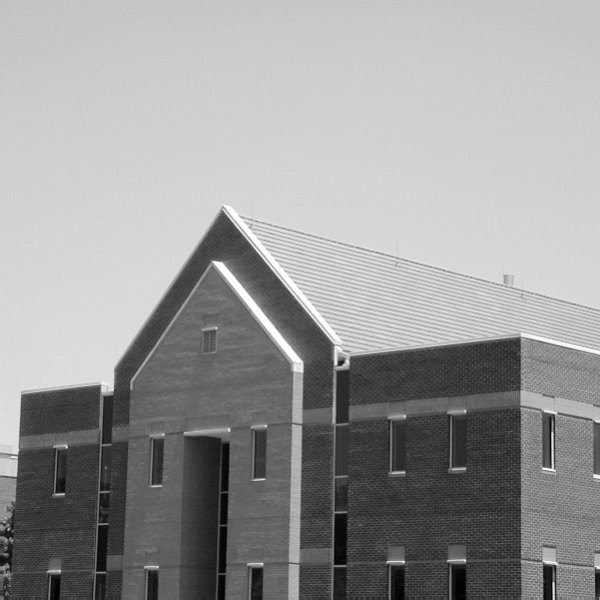
#> input picture codes/img/test7.tif, 600 x 600 px
$ python 4_1.py   (older library calls are emulated)
#> lines starting #> are read from the running program, lines starting #| are printed output that depends on the picture; after the words box and inside, x2 and y2 are one past the last pixel; in counts of white or black regions, pixels touching at a corner belong together
# -*- coding: utf-8 -*-
# pc_type           lenovo
# create_time:      2019/11/10 9:13
# file_name:        4_1.py

import numpy as np
import cv2
import matplotlib.pyplot as plt
import seaborn as sns
# 设置中文字体和负号正常显示
plt.rcParams['font.sans-serif'] = ['SimHei']  # 指定默认字体
plt.rcParams['axes.unicode_minus'] = False  # 解决保存图像是负号'-'显示为方块的问题
sns.set_context("paper") # 背景
sns.set_style('whitegrid') # 主题
sns.set(font='SimHei')  # 解决Seaborn中文显示问题，这一句必须放在前两后面


img1 = cv2.imread("img/test7.tif",flags=0)
#> img1 is the input picture: shape (600, 600); min 0, max 255, mean 152.9
img2 = cv2.imread("img/test8.tif",flags=0)
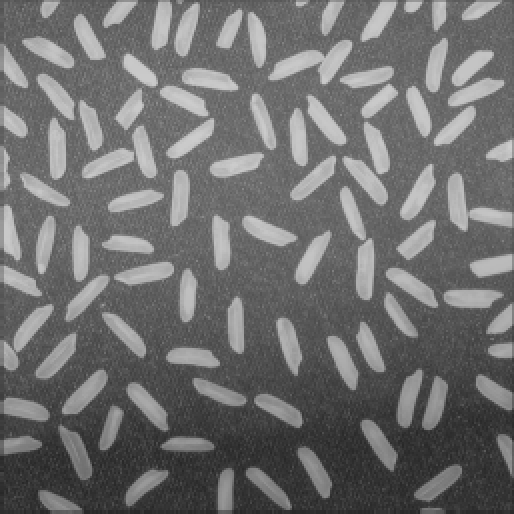
#> input picture codes/img/test8.tif, 514 x 514 px
#> img2 is the input picture: shape (514, 514); min 40, max 205, mean 111

def my_grad(img):
    height,width = img.shape[0],img.shape[1]
#> height = 600; width = 600
    Grad = np.zeros(img.shape,dtype=np.int8)
    # 不对右、下边界作处理、影响不大
    for h in range(height-1):
        for w in range(width-1):
            gx = int(img[h,w+1])- int(img[h,w])
            gy = int(img[h+1,w]) -int(img[h,w])
            Grad[h][w] = abs(gx) + abs(gy)
    return Grad

def my_roberts(img):
    # Roberts算子
    kernelx = np.array([[-1, 0], [0, 1]], dtype=int)
    kernely = np.array([[0, -1], [1, 0]], dtype=int)
    x = cv2.filter2D(img, cv2.CV_16S, kernelx)
    y = cv2.filter2D(img, cv2.CV_16S, kernely)
    # 转uint8
    absX = cv2.convertScaleAbs(x)
    absY = cv2.convertScaleAbs(y)
    Roberts = cv2.addWeighted(absX, 0.5, absY, 0.5, 0)
    return Roberts

def my_prewitt(img):
    # Prewitt算子
    kernelx = np.array([[1, 1, 1], [0, 0, 0], [-1, -1, -1]], dtype=int)
    kernely = np.array([[-1, 0, 1], [-1, 0, 1], [-1, 0, 1]], dtype=int)
    x = cv2.filter2D(img, cv2.CV_16S, kernelx)
    y = cv2.filter2D(img, cv2.CV_16S, kernely)
    # 转uint8
    absX = cv2.convertScaleAbs(x)
    absY = cv2.convertScaleAbs(y)
    Prewitt = cv2.addWeighted(absX, 0.5, absY, 0.5, 0)
    return Prewitt

def my_sobel(img):
    # Sobel算子
    x = cv2.Sobel(img, cv2.CV_16S, 1, 0)  # 对x求一阶导
    y = cv2.Sobel(img, cv2.CV_16S, 0, 1)  # 对y求一阶导
    absX = cv2.convertScaleAbs(x)
    absY = cv2.convertScaleAbs(y)
    Sobel = cv2.addWeighted(absX, 0.5, absY, 0.5, 0)
    return Sobel

plt.figure()
plt.subplot(2,5,1)
plt.imshow(img1,cmap='gray')
plt.title("原图")
plt.subplot(2,5,2)
mg1 = my_grad(img1)
plt.imshow(mg1,cmap='gray')
plt.title("梯度算子")
plt.subplot(2,5,3)
mr1 = my_roberts(img1)
plt.imshow(mr1,cmap='gray')
plt.title("Roberts算子")
plt.subplot(2,5,4)
mp1 = my_prewitt(img1)
plt.imshow(mp1,cmap='gray')
plt.title("Prewitt算子")
plt.subplot(2,5,5)
ms1 = my_sobel(img1)
plt.imshow(ms1,cmap='gray')
plt.title("Sobel算子")

plt.subplot(2,5,6)
plt.imshow(img2,cmap='gray')
plt.title("原图")
plt.subplot(2,5,7)
mg2 = my_grad(img2)
#> after the loop in my_grad (call 2), `for h in range(height-1):`:
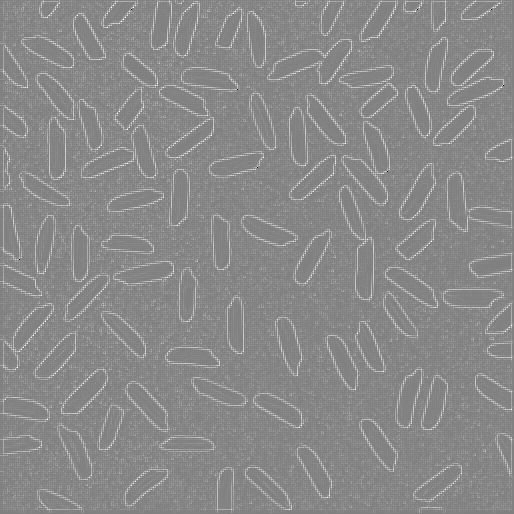
#> Grad: shape (514, 514) int8; min -128, max 127, mean 9.2; drawn with min black and max white
plt.imshow(mg2,cmap='gray')
plt.title("梯度算子")
plt.subplot(2,5,8)
mr2 = my_roberts(img2)
plt.imshow(mr2,cmap='gray')
plt.title("Roberts算子")
plt.subplot(2,5,9)
mp2 = my_prewitt(img2)
plt.imshow(mp2,cmap='gray')
plt.title("Prewitt算子")
plt.subplot(2,5,10)
ms2 = my_sobel(img2)
plt.imshow(ms2,cmap='gray')
plt.title("Sobel算子")

def my_laplacian(img):
    dst = cv2.Laplacian(img, cv2.CV_16S, ksize=3)
    Laplacian = cv2.convertScaleAbs(dst)
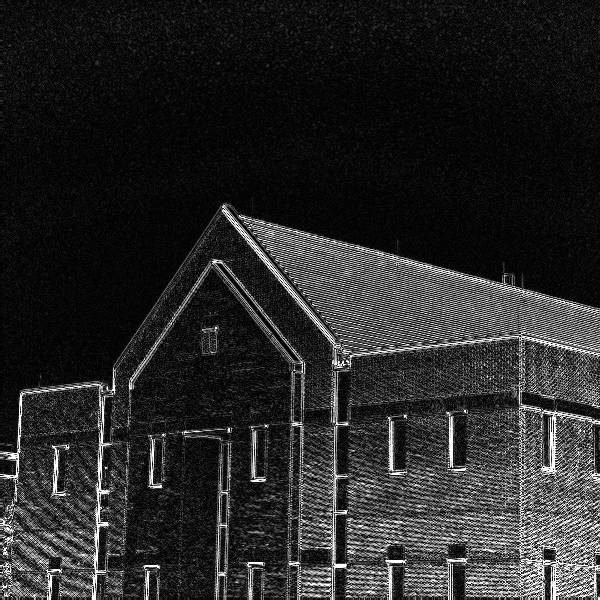
#> Laplacian: shape (600, 600); min 0, max 255, mean 39.7
    return Laplacian

plt.figure()
plt.subplot(2,2,1)
plt.imshow(img1,cmap='gray')
plt.title("原图")
plt.subplot(2,2,2)
ml1 = my_laplacian(img1)
plt.imshow(ml1,cmap='gray')
plt.title("Laplacian算子")
plt.subplot(2,2,3)
plt.imshow(img2,cmap='gray')
plt.title("原图")
plt.subplot(2,2,4)
ml2 = my_laplacian(img2)
#> in my_laplacian (call 2), `Laplacian = cv2.convertScaleAbs(dst)`:
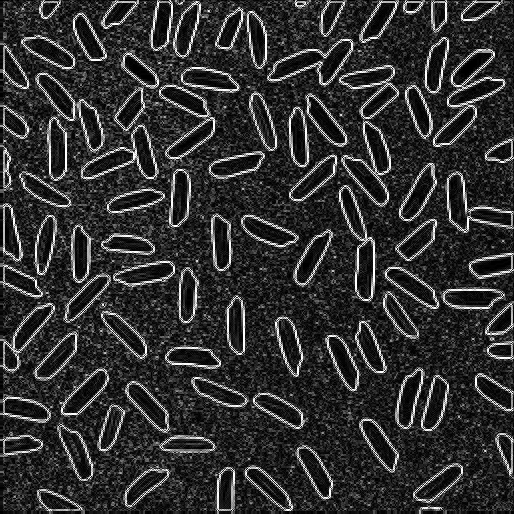
#> Laplacian: shape (514, 514); min 0, max 255, mean 49.1
plt.imshow(ml2,cmap='gray')
plt.title("Laplacian算子")

plt.figure()

def my_adaptivethreshold(img):
    result_img = cv2.adaptiveThreshold(img,255,cv2.ADAPTIVE_THRESH_MEAN_C,cv2.THRESH_BINARY,11,2)
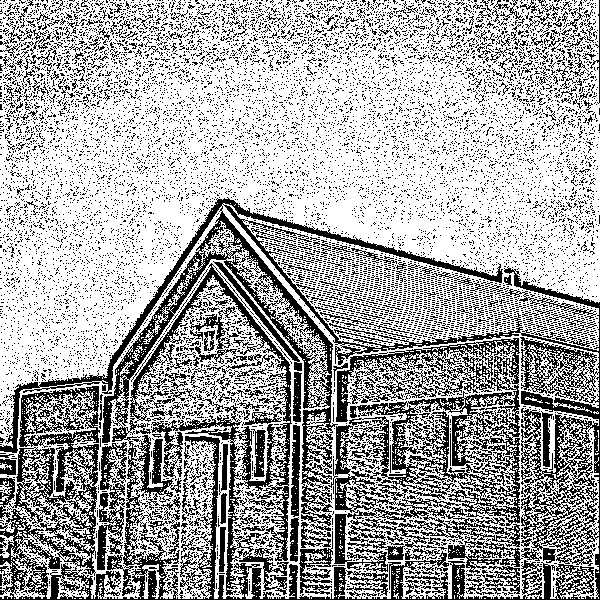
#> result_img: shape (600, 600); 66.3% white; black in thin lines or dots
    return result_img

plt.subplot(2,5,1)
plt.imshow(mg1,cmap='gray')
plt.title("梯度算子")
plt.subplot(2,5,2)
plt.imshow(mr1,cmap='gray')
plt.title("Roberts算子")
plt.subplot(2,5,3)
plt.imshow(mp1,cmap='gray')
plt.title("Prewitt算子")
plt.subplot(2,5,4)
plt.imshow(ms1,cmap='gray')
plt.title("Sobel算子")
plt.subplot(2,5,5)
plt.imshow(ml1,cmap='gray')
plt.title("Laplacian算子")
plt.subplot(2,5,6)
mg1 = np.uint8(mg1)
plt.imshow(my_adaptivethreshold(mg1),cmap='gray')
plt.title("梯度算子(自适应阈值处理)")
plt.subplot(2,5,7)
plt.imshow(my_adaptivethreshold(mr1),cmap='gray')
#> in my_adaptivethreshold (call 2), `result_img = cv2.adaptiveThreshold(img,255,cv2.ADAPTIVE_THRESH_MEAN_C,..`: result_img: shape (600, 600); 73.4% white; 7674 black regions (7432 under 20 px), largest, box (x1, y1, x2, y2) and area: (101, 212, 339, 600) 8890, (0, 386, 103, 600) 8562, (337, 339, 521, 527) 7399
plt.title("Roberts算子(自适应阈值处理)")
plt.subplot(2,5,8)
plt.imshow(my_adaptivethreshold(mp1),cmap='gray')
#> in my_adaptivethreshold (call 3), `result_img = cv2.adaptiveThreshold(img,255,cv2.ADAPTIVE_THRESH_MEAN_C,..`: result_img: shape (600, 600); 64.1% white; 12219 black regions (12028 under 20 px), largest, box (x1, y1, x2, y2) and area: (335, 391, 520, 600) 14285, (129, 263, 292, 600) 13147, (97, 212, 334, 571) 11634
plt.title("Prewitt算子(自适应阈值处理)")
plt.subplot(2,5,9)
plt.imshow(my_adaptivethreshold(ms1),cmap='gray')
#> in my_adaptivethreshold (call 4), `result_img = cv2.adaptiveThreshold(img,255,cv2.ADAPTIVE_THRESH_MEAN_C,..`:
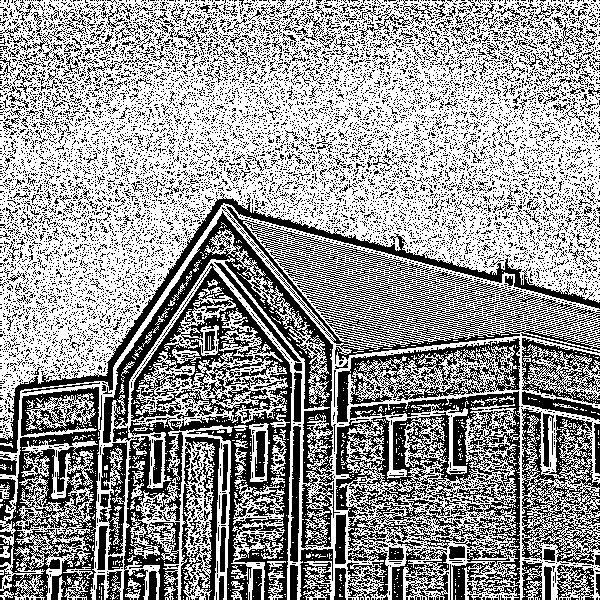
#> result_img: shape (600, 600); 59.7% white; 11476 black regions (11102 under 20 px), largest, box (x1, y1, x2, y2) and area: (113, 263, 292, 600) 18970, (336, 391, 520, 600) 16661, (0, 387, 102, 600) 10320
plt.title("Sobel算子(自适应阈值处理)")
plt.subplot(2,5,10)
plt.imshow(my_adaptivethreshold(ml1),cmap='gray')
#> in my_adaptivethreshold (call 5), `result_img = cv2.adaptiveThreshold(img,255,cv2.ADAPTIVE_THRESH_MEAN_C,..`:
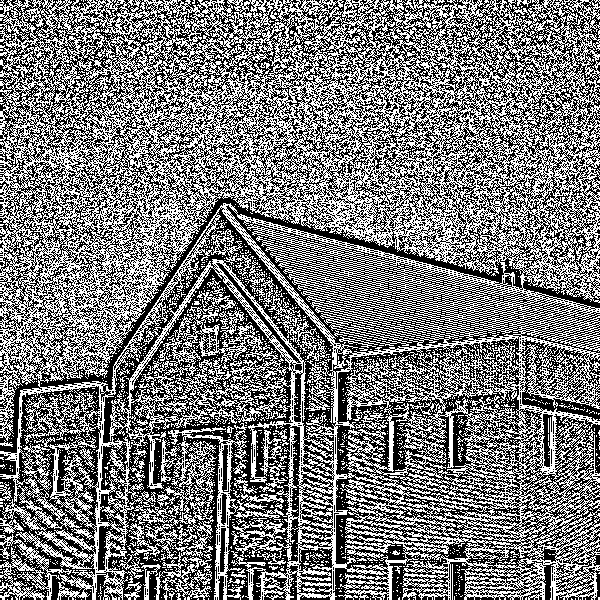
#> result_img: shape (600, 600); 48% white in thin lines or dots
plt.title("Laplacian算子(自适应阈值处理)")
plt.show()
